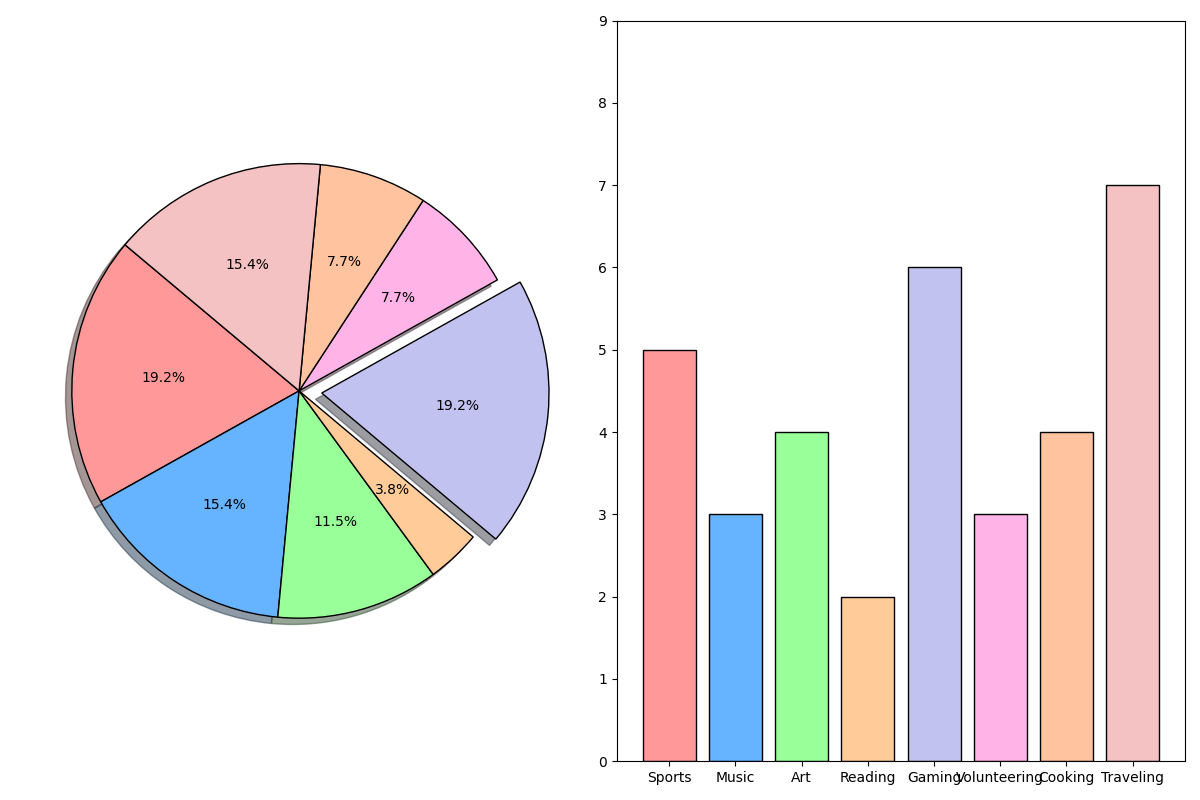

Write the Python code that produced this figure.
import matplotlib.pyplot as plt

activities = ['Sports', 'Music', 'Art', 'Reading', 'Gaming', 'Volunteering', 'Cooking', 'Traveling']
percentages1 = [25, 20, 15, 5, 25, 10, 10, 20]
hours_spent = [5, 3, 4, 2, 6, 3, 4, 7]
colors = ['#ff9999', '#66b3ff', '#99ff99', '#ffcc99', '#c2c2f0', '#ffb3e6', '#ffc3a0', '#f4c2c2']
explode1 = (0, 0, 0, 0, 0.1, 0, 0, 0)

fig, (ax1, ax3) = plt.subplots(1, 2, figsize=(12, 8))

ax1.pie(
    percentages1,
    explode=explode1,
    colors=colors,
    autopct='%1.1f%%',
    startangle=140,
    wedgeprops=dict(edgecolor='black'),
    shadow=True
)

ax3.bar(activities, hours_spent, color=colors, edgecolor='black')
ax3.set_ylim(0, max(hours_spent) + 2)

plt.tight_layout()
plt.show()
